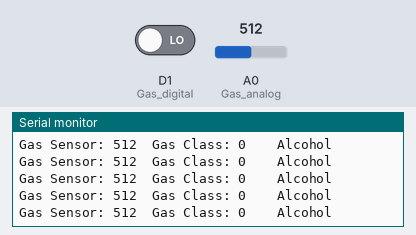
Bench run of a sketch on a simulated ESP8266 (NodeMCU). Shown: the last lines printed to the serial monitor. The inputs (shaded band) are chosen by the test bench; at power-on: A0 (Gas_analog) = 512, D1 (Gas_digital) LOW.

Above: at 11.2 s.
11.3 s: A0 (Gas_analog) set to 196
At 11.31 s:
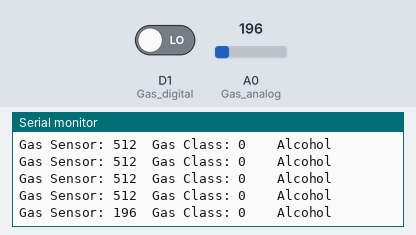
12.8 s: A0 (Gas_analog) set to 168
At 12.82 s:
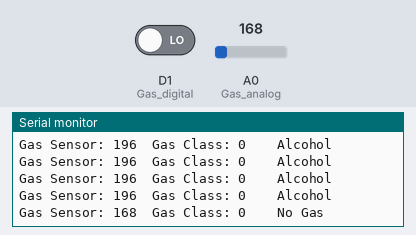

Measured:
- the behaviour switches between 181 and 180 on A0 (Gas_analog) (found by bisection; images 1 and 2)
- after the input at 11.3 s, the serial monitor: prints a new line at once (image 1)
- after the input at 12.8 s, the serial monitor: prints a new line at once (image 2)

The sketch:

alcohol-detect.ino
```cpp
int Gas_analog = A0;    // used for ESP8266
int Gas_digital = D1;   // used for ESP8266


void setup() {
  Serial.begin(115200);
  delay(10000);
  Serial.print("warmed up");
  pinMode(Gas_digital, INPUT);
}

void loop() {
  int gassensorAnalog = analogRead(Gas_analog);
  int gassensorDigital = digitalRead(Gas_digital);

  Serial.print("Gas Sensor: ");
  Serial.print(gassensorAnalog);
  Serial.print("\t");
  Serial.print("Gas Class: ");
  Serial.print(gassensorDigital);
  Serial.print("\t");
  Serial.print("\t");
  if (gassensorAnalog > 180) {
    Serial.println("Alcohol");
  }
  else {
    Serial.println("No Gas");
  }
  delay(100);
}
```
